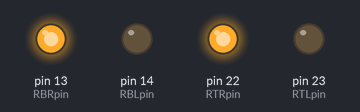
The sketch below on a simulated Arduino Mega 2560, built with avr-gcc and run on an emulated ATmega2560. On the bench: output pins drawn as LEDs (lit = HIGH).

Above: at 0.5 s.
At 2.5 s:
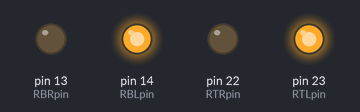
At 3.5 s:
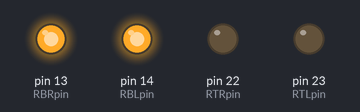
Timing chart, 0 to 5.2 s (numbered marks = the images above):
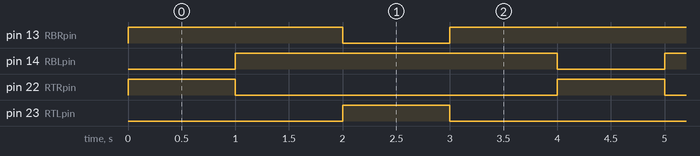

Measured:
- by itself, pin 13 (RBRpin): repeats every 4.0 s: LOW 1.0 s, HIGH 3.0 s
- by itself, pin 14 (RBLpin): alternates HIGH for 3.0 s and LOW for 1.0 s
- by itself, pin 22 (RTRpin), pin 23 (RTLpin): alternates HIGH for 1.0 s and LOW for 3.0 s

The sketch:

hbridge2wlights.ino
```cpp
int RTLpin = 23;
int RTRpin = 22;
//int LTLpin = 21;
//int LTRpin = 20;
//int LBLpin = 16;
//int LBRpin = 15;
int RBLpin = 14;
int RBRpin = 13;
int delayspd = 1000;
int spinspd = 256;

void setup(){
  pinMode(RTLpin, OUTPUT);
  pinMode(RTRpin, OUTPUT);
//  pinMode(LTLpin, OUTPUT);
//  pinMode(LTRpin, OUTPUT);
//  pinMode(LBLpin, OUTPUT);
//  pinMode(LBRpin, OUTPUT);
  pinMode(RBLpin, OUTPUT);
  pinMode(RBRpin, OUTPUT);
}

void loop() {
  //turn everything off
//  digitalWrite(LBLpin, HIGH);
//  digitalWrite(LBRpin, HIGH);
  digitalWrite(RBLpin, HIGH);
  digitalWrite(RBRpin, HIGH);
  //forward
//  digitalWrite(LBRpin, LOW);
  digitalWrite(RBLpin, LOW);
//  analogWrite(LTLpin, spinspd);
  analogWrite(RTRpin, spinspd);
  delay(delayspd);
//  analogWrite(LTLpin, 0);
  analogWrite(RTRpin, 0);
//  digitalWrite(LBRpin, HIGH);
  digitalWrite(RBLpin, HIGH);
  delay(delayspd);
  //backward
//  digitalWrite(LBLpin, LOW);
  digitalWrite(RBRpin, LOW);
//  analogWrite(LTRpin, spinspd);
  analogWrite(RTLpin, spinspd);
  delay(delayspd);
//  analogWrite(LTRpin, 0);
  analogWrite(RTLpin, 0);
//  digitalWrite(LBLpin, HIGH);
  digitalWrite(RBRpin, HIGH);
  delay(delayspd);
}
```
